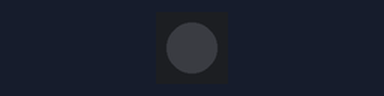
Bench run of a sketch on a simulated Arduino Uno, built with avr-gcc and run on an emulated ATmega328P. Shown: 1 RGB LEDs in strip order, left to right.

Above: at 0.16 s.
Timing chart, 0 to 3.0 s (numbered marks = the images above):
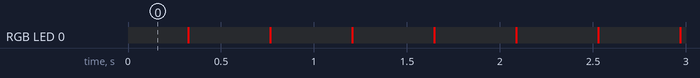

The sketch:

sketch_dec23a.ino
```cpp
/*
 * light_ws2812 example
 *
 * Created: 07.03.2014 12:49:30
 *  Author: Matthias Riegler
 */

#include <WS2812.h>

WS2812 LED(1); // 1 LED

cRGB value;

void setup() {
  LED.setOutput(9); // Digital Pin 9
}

void loop() {
  value.b = 0; value.g = 0; value.r = 0; // RGB Value -> Blue
  LED.set_crgb_at(0, value); // Set value at LED found at index 0
  LED.sync(); // Sends the value to the LED
  delay(100); // Wait 500 ms
  value.b = 0; value.g = 0; value.r = 255; // RGB Value -> Red
  LED.set_crgb_at(0, value); // Set value at LED found at index 0
  LED.sync(); // Sends the value to the LED
  delay(10); // Wait 500 ms
}
```

Measured:
- by itself, RGB LED 0: alternates RGB(255, 0, 0) for 0.01 s and off for 0.43 s
